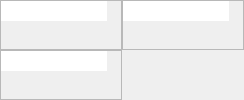
                      <widget class="QFrame" name="multi_frame">
                       <property name="sizePolicy">
                        <sizepolicy hsizetype="Expanding" vsizetype="Expanding">
                         <horstretch>1</horstretch>
                         <verstretch>1</verstretch>
                        </sizepolicy>
                       </property>
                       <property name="frameShape">
                        <enum>QFrame::NoFrame</enum>
                       </property>
                       <property name="frameShadow">
                        <enum>QFrame::Plain</enum>
                       </property>
                       <layout class="QGridLayout" name="gridLayout">
                        <property name="margin">
                         <number>0</number>
                        </property>
                        <property name="spacing">
                         <number>0</number>
                        </property>
                        <item row="0" column="0">
                         <widget class="QFrame" name="graphicswidget_frameZ">
                          <property name="sizePolicy">
                           <sizepolicy hsizetype="Expanding" vsizetype="Expanding">
                            <horstretch>1</horstretch>
                            <verstretch>1</verstretch>
                           </sizepolicy>
                          </property>
                          <property name="frameShape">
                           <enum>QFrame::StyledPanel</enum>
                          </property>
                          <property name="frameShadow">
                           <enum>QFrame::Plain</enum>
                          </property>
                          <layout class="QVBoxLayout" name="verticalLayout_6">
                           <property name="spacing">
                            <number>0</number>
                           </property>
                           <property name="margin">
                            <number>0</number>
                           </property>
                           <item>
                            <layout class="QVBoxLayout" name="verticalLayout_7">
                             <property name="spacing">
                              <number>0</number>
                             </property>
                             <property name="margin">
                              <number>0</number>
                             </property>
                             <item>
                              <layout class="QHBoxLayout" name="horizontalLayout_10">
                               <property name="spacing">
                                <number>0</number>
                               </property>
                               <item>
                                <widget class="QLineEdit" name="info_lineZ">
                                 <property name="sizePolicy">
                                  <sizepolicy hsizetype="Expanding" vsizetype="Preferred">
                                   <horstretch>0</horstretch>
                                   <verstretch>0</verstretch>
                                  </sizepolicy>
                                 </property>
                                 <property name="focusPolicy">
                                  <enum>Qt::NoFocus</enum>
                                 </property>
                                 <property name="contextMenuPolicy">
                                  <enum>Qt::NoContextMenu</enum>
                                 </property>
                                 <property name="acceptDrops">
                                  <bool>false</bool>
                                 </property>
                                 <property name="frame">
                                  <bool>false</bool>
                                 </property>
                                 <property name="readOnly">
                                  <bool>true</bool>
                                 </property>
                                </widget>
                               </item>
                               <item>
                                <widget class="QLabel" name="top_labelZ">
                                 <property name="sizePolicy">
                                  <sizepolicy hsizetype="Minimum" vsizetype="Preferred">
                                   <horstretch>0</horstretch>
                                   <verstretch>0</verstretch>
                                  </sizepolicy>
                                 </property>
                                 <property name="frameShadow">
                                  <enum>QFrame::Plain</enum>
                                 </property>
                                 <property name="text">
                                  <string/>
                                 </property>
                                 <property name="textFormat">
                                  <enum>Qt::RichText</enum>
                                 </property>
                                 <property name="alignment">
                                  <set>Qt::AlignCenter</set>
                                 </property>
                                 <property name="textInteractionFlags">
                                  <set>Qt::NoTextInteraction</set>
                                 </property>
                                </widget>
                               </item>
                               <item>
                                <widget class="QLabel" name="measure_labelZ">
                                 <property name="sizePolicy">
                                  <sizepolicy hsizetype="Expanding" vsizetype="Preferred">
                                   <horstretch>0</horstretch>
                                   <verstretch>0</verstretch>
                                  </sizepolicy>
                                 </property>
                                 <property name="text">
                                  <string/>
                                 </property>
                                 <property name="textFormat">
                                  <enum>Qt::PlainText</enum>
                                 </property>
                                 <property name="alignment">
                                  <set>Qt::AlignRight|Qt::AlignTrailing|Qt::AlignVCenter</set>
                                 </property>
                                 <property name="wordWrap">
                                  <bool>false</bool>
                                 </property>
                                 <property name="textInteractionFlags">
                                  <set>Qt::NoTextInteraction</set>
                                 </property>
                                </widget>
                               </item>
                              </layout>
                             </item>
                             <item>
                              <layout class="QHBoxLayout" name="horizontalLayout_5">
                               <property name="spacing">
                                <number>0</number>
                               </property>
                               <item>
                                <widget class="QLabel" name="left_labelZ">
                                 <property name="sizePolicy">
                                  <sizepolicy hsizetype="Preferred" vsizetype="Expanding">
                                   <horstretch>0</horstretch>
                                   <verstretch>0</verstretch>
                                  </sizepolicy>
                                 </property>
                                 <property name="text">
                                  <string/>
                                 </property>
                                 <property name="textFormat">
                                  <enum>Qt::RichText</enum>
                                 </property>
                                 <property name="alignment">
                                  <set>Qt::AlignCenter</set>
                                 </property>
                                 <property name="textInteractionFlags">
                                  <set>Qt::NoTextInteraction</set>
                                 </property>
                                </widget>
                               </item>
                               <item>
                                <widget class="QFrame" name="frame2D_viewerZ">
                                 <property name="sizePolicy">
                                  <sizepolicy hsizetype="Expanding" vsizetype="Expanding">
                                   <horstretch>0</horstretch>
                                   <verstretch>0</verstretch>
                                  </sizepolicy>
                                 </property>
                                 <property name="frameShape">
                                  <enum>QFrame::NoFrame</enum>
                                 </property>
                                 <property name="frameShadow">
                                  <enum>QFrame::Plain</enum>
                                 </property>
                                </widget>
                               </item>
                              </layout>
                             </item>
                             <item>
                              <widget class="QFrame" name="slider_frameZ">
                               <property name="sizePolicy">
                                <sizepolicy hsizetype="Expanding" vsizetype="Minimum">
                                 <horstretch>0</horstretch>
                                 <verstretch>0</verstretch>
                                </sizepolicy>
                               </property>
                               <property name="frameShape">
                                <enum>QFrame::NoFrame</enum>
                               </property>
                               <property name="frameShadow">
                                <enum>QFrame::Plain</enum>
                               </property>
                              </widget>
                             </item>
                            </layout>
                           </item>
                          </layout>
                         </widget>
                        </item>
                        <item row="0" column="1">
                         <widget class="QFrame" name="graphicswidget_frameY">
                          <property name="sizePolicy">
                           <sizepolicy hsizetype="Expanding" vsizetype="Expanding">
                            <horstretch>1</horstretch>
                            <verstretch>1</verstretch>
                           </sizepolicy>
                          </property>
                          <property name="frameShape">
                           <enum>QFrame::StyledPanel</enum>
                          </property>
                          <property name="frameShadow">
                           <enum>QFrame::Plain</enum>
                          </property>
                          <layout class="QVBoxLayout" name="verticalLayout_8">
                           <property name="spacing">
                            <number>0</number>
                           </property>
                           <property name="margin">
                            <number>0</number>
                           </property>
                           <item>
                            <layout class="QVBoxLayout" name="verticalLayout_9">
                             <property name="spacing">
                              <number>0</number>
                             </property>
                             <property name="margin">
                              <number>0</number>
                             </property>
                             <item>
                              <layout class="QHBoxLayout" name="horizontalLayout_12">
                               <property name="spacing">
                                <number>0</number>
                               </property>
                               <item>
                                <widget class="QLineEdit" name="info_lineY">
                                 <property name="sizePolicy">
                                  <sizepolicy hsizetype="Expanding" vsizetype="Preferred">
                                   <horstretch>0</horstretch>
                                   <verstretch>0</verstretch>
                                  </sizepolicy>
                                 </property>
                                 <property name="focusPolicy">
                                  <enum>Qt::NoFocus</enum>
                                 </property>
                                 <property name="contextMenuPolicy">
                                  <enum>Qt::NoContextMenu</enum>
                                 </property>
                                 <property name="acceptDrops">
                                  <bool>false</bool>
                                 </property>
                                 <property name="frame">
                                  <bool>false</bool>
                                 </property>
                                 <property name="readOnly">
                                  <bool>true</bool>
                                 </property>
                                </widget>
                               </item>
                               <item>
                                <widget class="QLabel" name="top_labelY">
                                 <property name="sizePolicy">
                                  <sizepolicy hsizetype="Minimum" vsizetype="Preferred">
                                   <horstretch>0</horstretch>
                                   <verstretch>0</verstretch>
                                  </sizepolicy>
                                 </property>
                                 <property name="frameShadow">
                                  <enum>QFrame::Plain</enum>
                                 </property>
                                 <property name="text">
                                  <string/>
                                 </property>
                                 <property name="textFormat">
                                  <enum>Qt::RichText</enum>
                                 </property>
                                 <property name="alignment">
                                  <set>Qt::AlignCenter</set>
                                 </property>
                                 <property name="textInteractionFlags">
                                  <set>Qt::NoTextInteraction</set>
                                 </property>
                                </widget>
                               </item>
                               <item>
                                <widget class="QLabel" name="measure_labelY">
                                 <property name="sizePolicy">
                                  <sizepolicy hsizetype="Expanding" vsizetype="Preferred">
                                   <horstretch>0</horstretch>
                                   <verstretch>0</verstretch>
                                  </sizepolicy>
                                 </property>
                                 <property name="text">
                                  <string/>
                                 </property>
                                 <property name="textFormat">
                                  <enum>Qt::PlainText</enum>
                                 </property>
                                 <property name="alignment">
                                  <set>Qt::AlignRight|Qt::AlignTrailing|Qt::AlignVCenter</set>
                                 </property>
                                 <property name="wordWrap">
                                  <bool>false</bool>
                                 </property>
                                 <property name="textInteractionFlags">
                                  <set>Qt::NoTextInteraction</set>
                                 </property>
                                </widget>
                               </item>
                              </layout>
                             </item>
                             <item>
                              <layout class="QHBoxLayout" name="horizontalLayout_6">
                               <property name="spacing">
                                <number>0</number>
                               </property>
                               <item>
                                <widget class="QLabel" name="left_labelY">
                                 <property name="sizePolicy">
                                  <sizepolicy hsizetype="Preferred" vsizetype="Expanding">
                                   <horstretch>0</horstretch>
                                   <verstretch>0</verstretch>
                                  </sizepolicy>
                                 </property>
                                 <property name="text">
                                  <string/>
                                 </property>
                                 <property name="textFormat">
                                  <enum>Qt::RichText</enum>
                                 </property>
                                 <property name="alignment">
                                  <set>Qt::AlignCenter</set>
                                 </property>
                                 <property name="textInteractionFlags">
                                  <set>Qt::NoTextInteraction</set>
                                 </property>
                                </widget>
                               </item>
                               <item>
                                <widget class="QFrame" name="frame2D_viewerY">
                                 <property name="sizePolicy">
                                  <sizepolicy hsizetype="Expanding" vsizetype="Expanding">
                                   <horstretch>0</horstretch>
                                   <verstretch>0</verstretch>
                                  </sizepolicy>
                                 </property>
                                 <property name="frameShape">
                                  <enum>QFrame::NoFrame</enum>
                                 </property>
                                 <property name="frameShadow">
                                  <enum>QFrame::Plain</enum>
                                 </property>
                                </widget>
                               </item>
                              </layout>
                             </item>
                             <item>
                              <widget class="QFrame" name="slider_frameY">
                               <property name="sizePolicy">
                                <sizepolicy hsizetype="Expanding" vsizetype="Minimum">
                                 <horstretch>0</horstretch>
                                 <verstretch>0</verstretch>
                                </sizepolicy>
                               </property>
                               <property name="frameShape">
                                <enum>QFrame::NoFrame</enum>
                               </property>
                               <property name="frameShadow">
                                <enum>QFrame::Plain</enum>
                               </property>
                              </widget>
                             </item>
                            </layout>
                           </item>
                          </layout>
                         </widget>
                        </item>
                        <item row="1" column="0">
                         <widget class="QFrame" name="graphicswidget_frameX">
                          <property name="sizePolicy">
                           <sizepolicy hsizetype="Expanding" vsizetype="Expanding">
                            <horstretch>1</horstretch>
                            <verstretch>1</verstretch>
                           </sizepolicy>
                          </property>
                          <property name="frameShape">
                           <enum>QFrame::StyledPanel</enum>
                          </property>
                          <property name="frameShadow">
                           <enum>QFrame::Plain</enum>
                          </property>
                          <layout class="QVBoxLayout" name="verticalLayout_10">
                           <property name="spacing">
                            <number>0</number>
                           </property>
                           <property name="margin">
                            <number>0</number>
                           </property>
                           <item>
                            <layout class="QVBoxLayout" name="verticalLayout_11">
                             <property name="spacing">
                              <number>0</number>
                             </property>
                             <property name="margin">
                              <number>0</number>
                             </property>
                             <item>
                              <layout class="QHBoxLayout" name="horizontalLayout_11">
                               <property name="spacing">
                                <number>0</number>
                               </property>
                               <item>
                                <widget class="QLineEdit" name="info_lineX">
                                 <property name="sizePolicy">
                                  <sizepolicy hsizetype="Expanding" vsizetype="Preferred">
                                   <horstretch>0</horstretch>
                                   <verstretch>0</verstretch>
                                  </sizepolicy>
                                 </property>
                                 <property name="focusPolicy">
                                  <enum>Qt::NoFocus</enum>
                                 </property>
                                 <property name="contextMenuPolicy">
                                  <enum>Qt::NoContextMenu</enum>
                                 </property>
                                 <property name="acceptDrops">
                                  <bool>false</bool>
                                 </property>
                                 <property name="frame">
                                  <bool>false</bool>
                                 </property>
                                 <property name="readOnly">
                                  <bool>true</bool>
                                 </property>
                                </widget>
                               </item>
                               <item>
                                <widget class="QLabel" name="top_labelX">
                                 <property name="sizePolicy">
                                  <sizepolicy hsizetype="Minimum" vsizetype="Preferred">
                                   <horstretch>0</horstretch>
                                   <verstretch>0</verstretch>
                                  </sizepolicy>
                                 </property>
                                 <property name="frameShadow">
                                  <enum>QFrame::Plain</enum>
                                 </property>
                                 <property name="text">
                                  <string/>
                                 </property>
                                 <property name="textFormat">
                                  <enum>Qt::RichText</enum>
                                 </property>
                                 <property name="alignment">
                                  <set>Qt::AlignCenter</set>
                                 </property>
                                 <property name="textInteractionFlags">
                                  <set>Qt::NoTextInteraction</set>
                                 </property>
                                </widget>
                               </item>
                               <item>
                                <widget class="QLabel" name="measure_labelX">
                                 <property name="sizePolicy">
                                  <sizepolicy hsizetype="Expanding" vsizetype="Preferred">
                                   <horstretch>0</horstretch>
                                   <verstretch>0</verstretch>
                                  </sizepolicy>
                                 </property>
                                 <property name="text">
                                  <string/>
                                 </property>
                                 <property name="textFormat">
                                  <enum>Qt::PlainText</enum>
                                 </property>
                                 <property name="alignment">
                                  <set>Qt::AlignRight|Qt::AlignTrailing|Qt::AlignVCenter</set>
                                 </property>
                                 <property name="wordWrap">
                                  <bool>false</bool>
                                 </property>
                                 <property name="textInteractionFlags">
                                  <set>Qt::NoTextInteraction</set>
                                 </property>
                                </widget>
                               </item>
                              </layout>
                             </item>
                             <item>
                              <layout class="QHBoxLayout" name="horizontalLayout_7">
                               <property name="spacing">
                                <number>0</number>
                               </property>
                               <item>
                                <widget class="QLabel" name="left_labelX">
                                 <property name="sizePolicy">
                                  <sizepolicy hsizetype="Preferred" vsizetype="Expanding">
                                   <horstretch>0</horstretch>
                                   <verstretch>0</verstretch>
                                  </sizepolicy>
                                 </property>
                                 <property name="text">
                                  <string/>
                                 </property>
                                 <property name="textFormat">
                                  <enum>Qt::RichText</enum>
                                 </property>
                                 <property name="alignment">
                                  <set>Qt::AlignCenter</set>
                                 </property>
                                 <property name="textInteractionFlags">
                                  <set>Qt::NoTextInteraction</set>
                                 </property>
                                </widget>
                               </item>
                               <item>
                                <widget class="QFrame" name="frame2D_viewerX">
                                 <property name="sizePolicy">
                                  <sizepolicy hsizetype="Expanding" vsizetype="Expanding">
                                   <horstretch>0</horstretch>
                                   <verstretch>0</verstretch>
                                  </sizepolicy>
                                 </property>
                                 <property name="frameShape">
                                  <enum>QFrame::NoFrame</enum>
                                 </property>
                                 <property name="frameShadow">
                                  <enum>QFrame::Plain</enum>
                                 </property>
                                </widget>
                               </item>
                              </layout>
                             </item>
                             <item>
                              <widget class="QFrame" name="slider_frameX">
                               <property name="sizePolicy">
                                <sizepolicy hsizetype="Expanding" vsizetype="Minimum">
                                 <horstretch>0</horstretch>
                                 <verstretch>0</verstretch>
                                </sizepolicy>
                               </property>
                               <property name="frameShape">
                                <enum>QFrame::NoFrame</enum>
                               </property>
                               <property name="frameShadow">
                                <enum>QFrame::Plain</enum>
                               </property>
                              </widget>
                             </item>
                            </layout>
                           </item>
                          </layout>
                         </widget>
                        </item>
                        <item row="1" column="1">
                         <widget class="QFrame" name="histogram_frame2">
                          <property name="frameShape">
                           <enum>QFrame::NoFrame</enum>
                          </property>
                          <property name="frameShadow">
                           <enum>QFrame::Plain</enum>
                          </property>
                         </widget>
                        </item>
                       </layout>
                      </widget>
